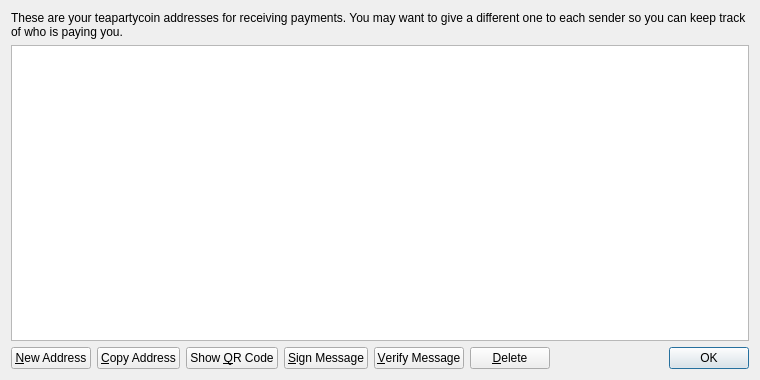
<?xml version="1.0" encoding="UTF-8"?>
<ui version="4.0">
 <class>AddressBookPage</class>
 <widget class="QWidget" name="AddressBookPage">
  <property name="geometry">
   <rect>
    <x>0</x>
    <y>0</y>
    <width>760</width>
    <height>380</height>
   </rect>
  </property>
  <property name="windowTitle">
   <string>Address Book</string>
  </property>
  <layout class="QVBoxLayout" name="verticalLayout">
   <item>
    <widget class="QLabel" name="labelExplanation">
     <property name="text">
      <string>These are your teapartycoin addresses for receiving payments. You may want to give a different one to each sender so you can keep track of who is paying you.</string>
     </property>
     <property name="textFormat">
      <enum>Qt::PlainText</enum>
     </property>
     <property name="wordWrap">
      <bool>true</bool>
     </property>
    </widget>
   </item>
   <item>
    <widget class="QTableView" name="tableView">
     <property name="contextMenuPolicy">
      <enum>Qt::CustomContextMenu</enum>
     </property>
     <property name="toolTip">
      <string>Double-click to edit address or label</string>
     </property>
     <property name="tabKeyNavigation">
      <bool>false</bool>
     </property>
     <property name="alternatingRowColors">
      <bool>true</bool>
     </property>
     <property name="selectionMode">
      <enum>QAbstractItemView::SingleSelection</enum>
     </property>
     <property name="selectionBehavior">
      <enum>QAbstractItemView::SelectRows</enum>
     </property>
     <property name="sortingEnabled">
      <bool>true</bool>
     </property>
     <attribute name="verticalHeaderVisible">
      <bool>false</bool>
     </attribute>
    </widget>
   </item>
   <item>
    <layout class="QHBoxLayout" name="horizontalLayout">
     <item>
      <widget class="QPushButton" name="newAddressButton">
       <property name="toolTip">
        <string>Create a new address</string>
       </property>
       <property name="text">
        <string>&amp;New Address</string>
       </property>
       <property name="icon">
        <iconset resource="../bitcoin.qrc">
         <normaloff>:/icons/add</normaloff>:/icons/add</iconset>
       </property>
      </widget>
     </item>
     <item>
      <widget class="QPushButton" name="copyToClipboard">
       <property name="toolTip">
        <string>Copy the currently selected address to the system clipboard</string>
       </property>
       <property name="text">
        <string>&amp;Copy Address</string>
       </property>
       <property name="icon">
        <iconset resource="../bitcoin.qrc">
         <normaloff>:/icons/editcopy</normaloff>:/icons/editcopy</iconset>
       </property>
      </widget>
     </item>
     <item>
      <widget class="QPushButton" name="showQRCode">
       <property name="text">
        <string>Show &amp;QR Code</string>
       </property>
       <property name="icon">
        <iconset resource="../bitcoin.qrc">
         <normaloff>:/icons/qrcode</normaloff>:/icons/qrcode</iconset>
       </property>
      </widget>
     </item>
     <item>
      <widget class="QPushButton" name="signMessage">
       <property name="toolTip">
        <string>Sign a message to prove you own a Bitcoin address</string>
       </property>
       <property name="text">
        <string>&amp;Sign Message</string>
       </property>
       <property name="icon">
        <iconset resource="../bitcoin.qrc">
         <normaloff>:/icons/edit</normaloff>:/icons/edit</iconset>
       </property>
      </widget>
     </item>
     <item>
      <widget class="QPushButton" name="verifyMessage">
       <property name="toolTip">
        <string>Verify a message to ensure it was signed with a specified Bitcoin address</string>
       </property>
       <property name="text">
        <string>&amp;Verify Message</string>
       </property>
       <property name="icon">
        <iconset resource="../bitcoin.qrc">
         <normaloff>:/icons/transaction_0</normaloff>:/icons/transaction_0</iconset>
       </property>
      </widget>
     </item>
     <item>
      <widget class="QPushButton" name="deleteButton">
       <property name="toolTip">
        <string>Delete the currently selected address from the list. Only sending addresses can be deleted.</string>
       </property>
       <property name="text">
        <string>&amp;Delete</string>
       </property>
       <property name="icon">
        <iconset resource="../bitcoin.qrc">
         <normaloff>:/icons/remove</normaloff>:/icons/remove</iconset>
       </property>
      </widget>
     </item>
     <item>
      <spacer name="horizontalSpacer">
       <property name="orientation">
        <enum>Qt::Horizontal</enum>
       </property>
       <property name="sizeHint" stdset="0">
        <size>
         <width>40</width>
         <height>20</height>
        </size>
       </property>
      </spacer>
     </item>
     <item>
      <widget class="QDialogButtonBox" name="buttonBox">
       <property name="sizePolicy">
        <sizepolicy hsizetype="Maximum" vsizetype="Fixed">
         <horstretch>0</horstretch>
         <verstretch>0</verstretch>
        </sizepolicy>
       </property>
       <property name="standardButtons">
        <set>QDialogButtonBox::Ok</set>
       </property>
      </widget>
     </item>
    </layout>
   </item>
  </layout>
 </widget>
 <resources>
  <include location="../bitcoin.qrc"/>
 </resources>
 <connections/>
</ui>
